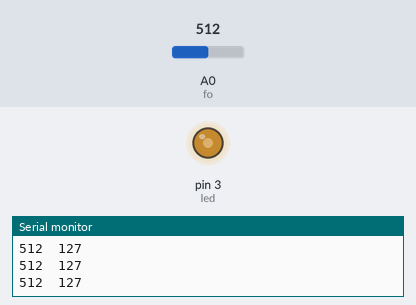
Simulated run of this sketch. Board: Arduino Uno, built with avr-gcc and run on an emulated ATmega328P. On the bench: output pins drawn as LEDs (lit = HIGH), the last lines printed to the serial monitor. Inputs (shaded band) come from the test bench; at power-on: A0 (fo) = 512.

Above: at 1.2 s.
1.3 s: A0 (fo) set to 983
At 2.5 s:
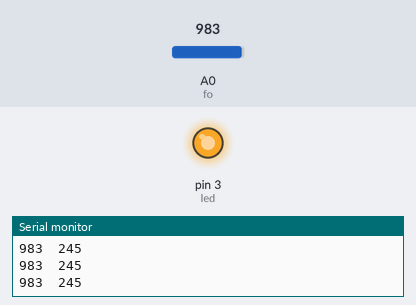
2.8 s: A0 (fo) set to 1011
At 4.0 s:
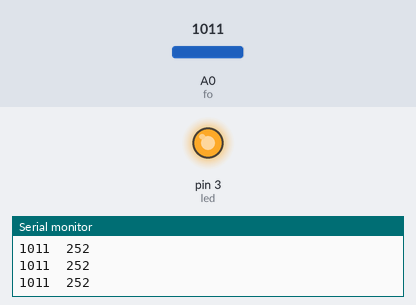
4.3 s: A0 (fo) set to 716
At 4.8 s:
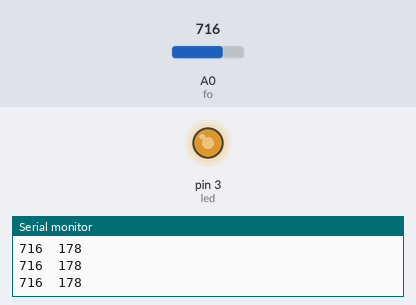
5.8 s: A0 (fo) set to 122
At 7.0 s:
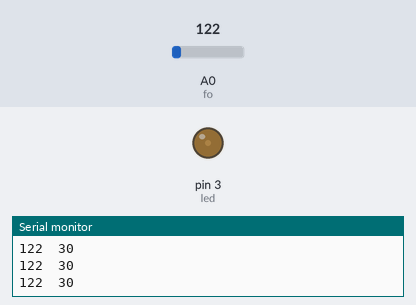
7.3 s: A0 (fo) set to 0
At 8.5 s:
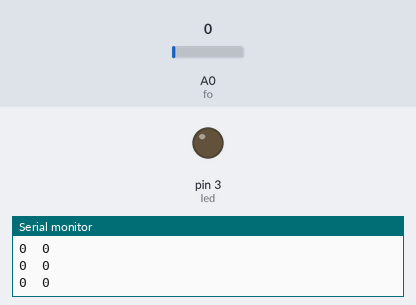
8.8 s: A0 (fo) set to 511
At 10.2 s:
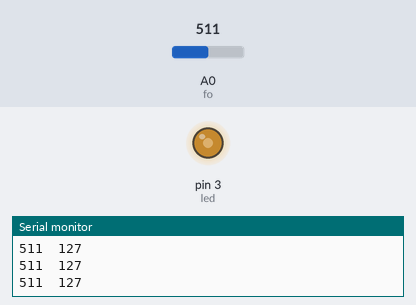
Timing chart, 0 to 11.3 s (numbered marks = the images above; inputs shaded):
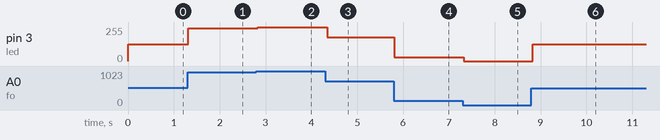

Measured:
- after the input at 1.3 s, pin 3 (led): 127/255 → 245/255 at once
- after the input at 2.8 s, pin 3 (led): 245/255 → 252/255 at once
- after the input at 4.3 s, pin 3 (led): 252/255 → 178/255 after 0.05 s
- after the input at 5.8 s, pin 3 (led): 178/255 → 30/255 at once
- after the input at 7.3 s, pin 3 (led): 30/255 → 0/255 at once
- after the input at 8.8 s, pin 3 (led): 0/255 → 127/255 at once

The sketch:

K812.ino
```cpp
int led = 3;                          //definiraj led = 3
int fo = A0;                          //definiraj fo = A0
int ocitanjepot;                      //definiraj varijablu ocitanjefo
int jacinaled;                        //definiraj varijablu jacinaled

void setup() {
  pinMode(led, OUTPUT);               //postavi izvod led kao izlazni
  digitalWrite(led, LOW);             //isključi LED diodu - početno stanje
  Serial.begin(9600);                 //inicijalizaija serijske veze
}

void loop() {
  ocitanjepot=analogRead(fo);         //očitaj stanje analognog ulaza
  jacinaled=map(ocitanjepot, 0, 1023, 0, 255);
                                      //skaliraj očitanu vrijednost na 0-255
  analogWrite(led, jacinaled);        //postavi jačinu LED diode

  Serial.print(ocitanjepot);          //pošalji očitanje serijskim putem
  Serial.print("\t");                 //pošalji znak tablulator serijskim putem
  Serial.println(jacinaled);          //pošalji jačinu LED serijskim putem

  delay(50);                          //čekaj 50 ms
}
```
